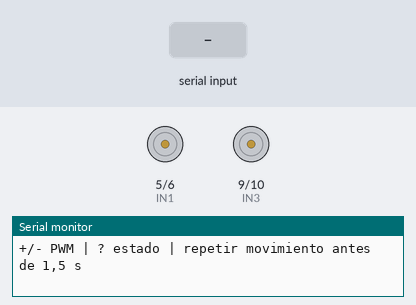
Simulated run of this sketch. Board: Arduino Uno, built with avr-gcc and run on an emulated ATmega328P. Parts: motor-driver pin pairs drawn as motors (green arrow = first pin HIGH = forward, orange = second pin HIGH = backward, longer = more drive), the last lines printed to the serial monitor. The inputs (shaded band) are chosen by the test bench.

Above: at 1.3 s.
1.4 s: "F\n" received over the second serial link
At 2.6 s:
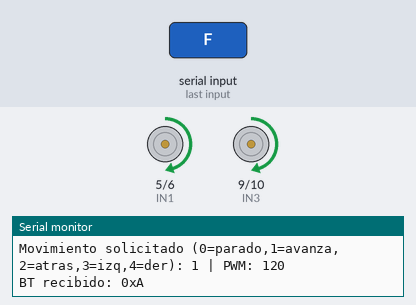
4.4 s: "L\n" received over the second serial link
At 5.0 s:
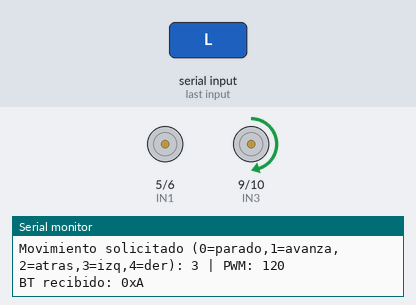
7.3 s: "B\n" received over the second serial link
At 8.4 s:
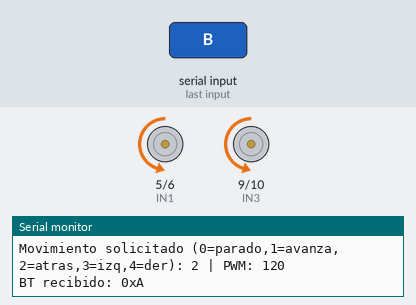
10.2 s: "R\n" received over the second serial link
At 10.6 s:
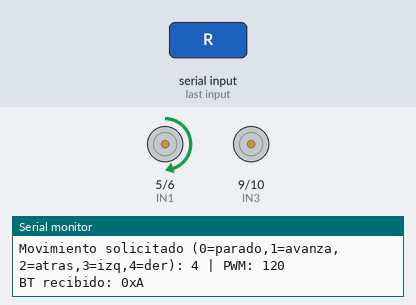
Timing chart, 0 to 13.2 s (numbered marks = the images above; inputs shaded):
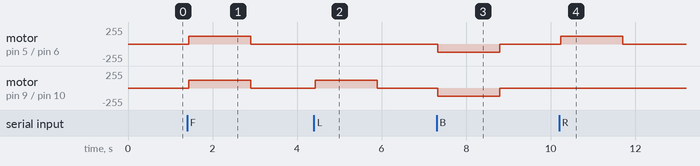

The sketch:

Control_Bluetooth.ino
```cpp
#include <Arduino.h>
#include <SoftwareSerial.h>

SoftwareSerial bluetooth(2, 3); // RX del Uno, TX del Uno
const unsigned long BAUD_BLUETOOTH = 9600;

// Variante para el diagrama del video de El Profe Ricardo.
// ENA y ENB con sus puentes instalados: PWM sobre IN1..IN4.
// 5V-EN es otro puente y depende de la alimentacion del montaje.
const byte IN1 = 5;
const byte IN2 = 6;
const byte IN3 = 9;
const byte IN4 = 10;

// Cambiar a true si una rueda gira al reves al ordenar avanzar.
const bool INVERTIR_IZQUIERDO = false;
const bool INVERTIR_DERECHO = false;
const unsigned long TIEMPO_SIN_ORDEN_MS = 1500;
// Pausa de conmutacion; no garantiza que las ruedas ya se hayan detenido.
const unsigned long PAUSA_CAMBIO_MS = 100;

enum Movimiento : byte { PARADO, ADELANTE, ATRAS, IZQUIERDA, DERECHA };
// Prototipo explicito: evita que el preprocesador lo coloque antes del enum.
void aplicarMovimiento(Movimiento movimiento);
Movimiento solicitado = PARADO;
Movimiento aplicado = PARADO;
byte potencia = 120;  // PWM 0..255, no es una velocidad medida.
unsigned long ultimaOrden = 0;
unsigned long ultimaParada = 0;
bool actualizarPotencia = false;

void apagarMotores() {
  digitalWrite(IN1, LOW);
  digitalWrite(IN2, LOW);
  digitalWrite(IN3, LOW);
  digitalWrite(IN4, LOW);
}

void escribirMotor(byte a, byte b, int valor, bool invertir) {
  if (invertir) valor = -valor;
  // Desactivar ambos sentidos antes de aplicar PWM a uno de ellos.
  analogWrite(a, 0);
  analogWrite(b, 0);
  if (valor > 0) analogWrite(a, valor);
  else if (valor < 0) analogWrite(b, -valor);
}

void aplicarMovimiento(Movimiento movimiento) {
  int izquierdo = 0;
  int derecho = 0;
  switch (movimiento) {
    case ADELANTE: izquierdo = potencia; derecho = potencia; break;
    case ATRAS: izquierdo = -potencia; derecho = -potencia; break;
    // Giros suaves: una rueda detenida y la otra hacia delante.
    case IZQUIERDA: derecho = potencia; break;
    case DERECHA: izquierdo = potencia; break;
    default: break;
  }
  escribirMotor(IN1, IN2, izquierdo, INVERTIR_IZQUIERDO);
  escribirMotor(IN3, IN4, derecho, INVERTIR_DERECHO);
}

void parar(const __FlashStringHelper *motivo) {
  apagarMotores();
  solicitado = PARADO;
  aplicado = PARADO;
  ultimaParada = millis();
  actualizarPotencia = false;
  Serial.println(motivo);
}

void mostrarEstado() {
  Serial.print(F("Movimiento solicitado (0=parado,1=avanza,2=atras,3=izq,4=der): "));
  Serial.print((byte)solicitado);
  Serial.print(F(" | PWM: "));
  Serial.println(potencia);
}

void procesarOrden(char orden) {
  if (orden >= 'a' && orden <= 'z') orden -= 'a' - 'A';
  if (orden == '\r' || orden == '\n' || orden == ' ' || orden == '\t') return;

  switch (orden) {
    case 'F': solicitado = ADELANTE; break;
    case 'B': solicitado = ATRAS; break;
    case 'L': solicitado = IZQUIERDA; break;
    case 'R': solicitado = DERECHA; break;
    case 'S':
    case 'X': parar(F("STOP: orden de parada")); return;
    case '+':
      potencia = potencia > 235 ? 255 : potencia + 20;
      actualizarPotencia = true;
      mostrarEstado();
      return;
    case '-':
      potencia = potencia < 20 ? 0 : potencia - 20;
      actualizarPotencia = true;
      mostrarEstado();
      return;
    case '?': mostrarEstado(); return;
    default: parar(F("STOP: comando no reconocido")); return;
  }
  // Solo F/B/L/R renuevan el permiso temporal de movimiento.
  ultimaOrden = millis();
  mostrarEstado();
}

void actualizarMotores() {
  unsigned long ahora = millis();
  if (solicitado != PARADO && ahora - ultimaOrden >= TIEMPO_SIN_ORDEN_MS) {
    parar(F("STOP: 1,5 segundos sin orden de movimiento"));
    return;
  }

  if (solicitado != aplicado) {
    if (aplicado != PARADO) {
      apagarMotores();
      aplicado = PARADO;
      ultimaParada = ahora;
    }
    if (solicitado != PARADO && ahora - ultimaParada >= PAUSA_CAMBIO_MS) {
      aplicarMovimiento(solicitado);
      aplicado = solicitado;
      actualizarPotencia = false;
    }
  } else if (actualizarPotencia && aplicado != PARADO) {
    aplicarMovimiento(aplicado);
    actualizarPotencia = false;
  }
}

void setup() {
  pinMode(IN1, OUTPUT);
  pinMode(IN2, OUTPUT);
  pinMode(IN3, OUTPUT);
  pinMode(IN4, OUTPUT);
  apagarMotores();
  ultimaParada = millis();
  Serial.begin(9600);
  bluetooth.begin(BAUD_BLUETOOTH);
  Serial.println(F("Control Bluetooth listo: RX Arduino D2. Arranque detenido."));
  Serial.println(F("F avanza | B atras | L izquierda | R derecha | S para"));
  Serial.println(F("+/- PWM | ? estado | repetir movimiento antes de 1,5 s"));
}

void loop() {
  // Solo las ordenes Bluetooth controlan los motores en esta variante.
  // El USB sirve para ver el estado y el diagnostico.
  if (bluetooth.available() > 0) {
    char orden = (char)bluetooth.read();
    Serial.print(F("BT recibido: 0x"));
    Serial.println((byte)orden, HEX);
    procesarOrden(orden);
  }
  actualizarMotores();
}
```

Measured:
- after the input at 1.4 s, motor on pin 5 (IN1) / pin 6 (IN2), motor on pin 9 (IN3) / pin 10 (IN4): stopped → forward 120/255 at once, → stopped 1.5 s later
- after the input at 4.4 s, motor on pin 9 (IN3) / pin 10 (IN4): stopped → forward 120/255 at once, → stopped 1.5 s later
- after the input at 7.3 s, motor on pin 5 (IN1) / pin 6 (IN2), motor on pin 9 (IN3) / pin 10 (IN4): stopped → backward 120/255 at once, → stopped 1.5 s later
- after the input at 10.2 s, motor on pin 5 (IN1) / pin 6 (IN2): stopped → forward 120/255 at once, → stopped 1.5 s later
